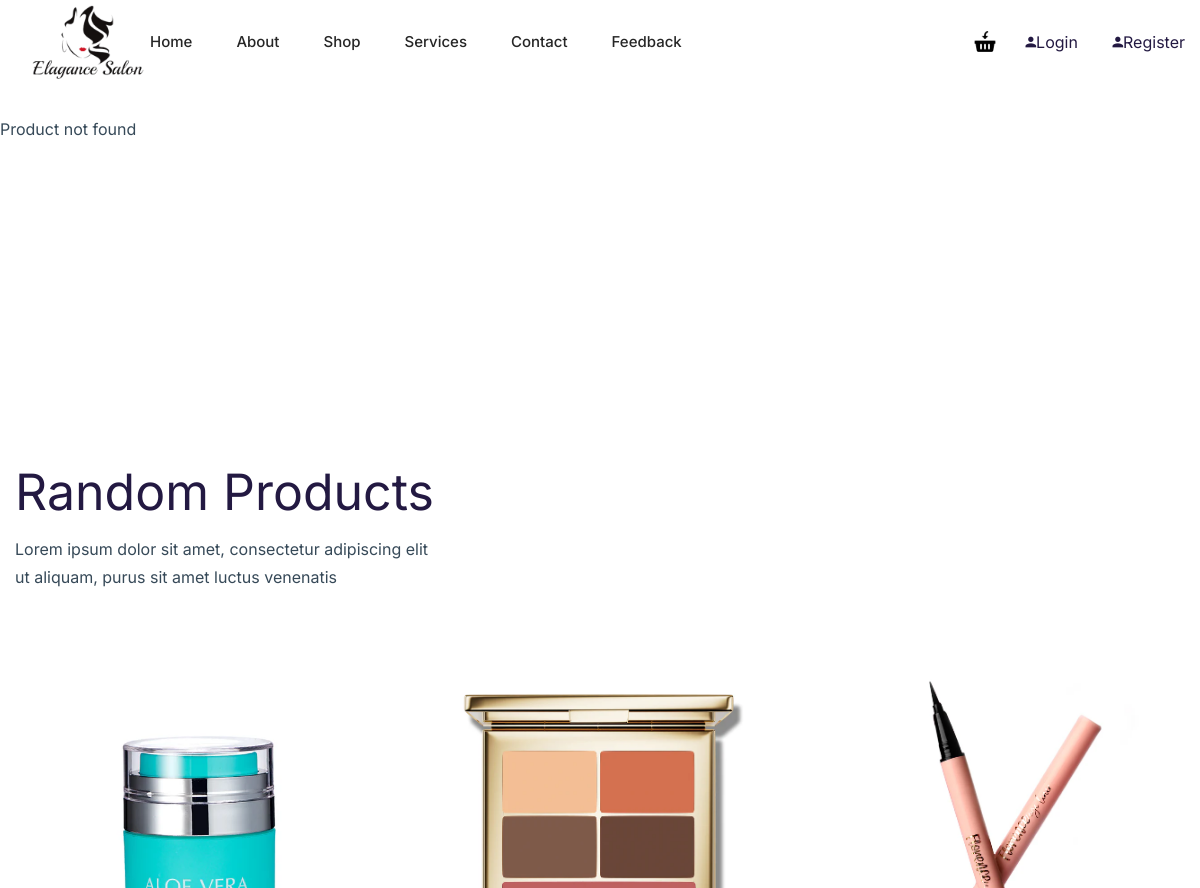
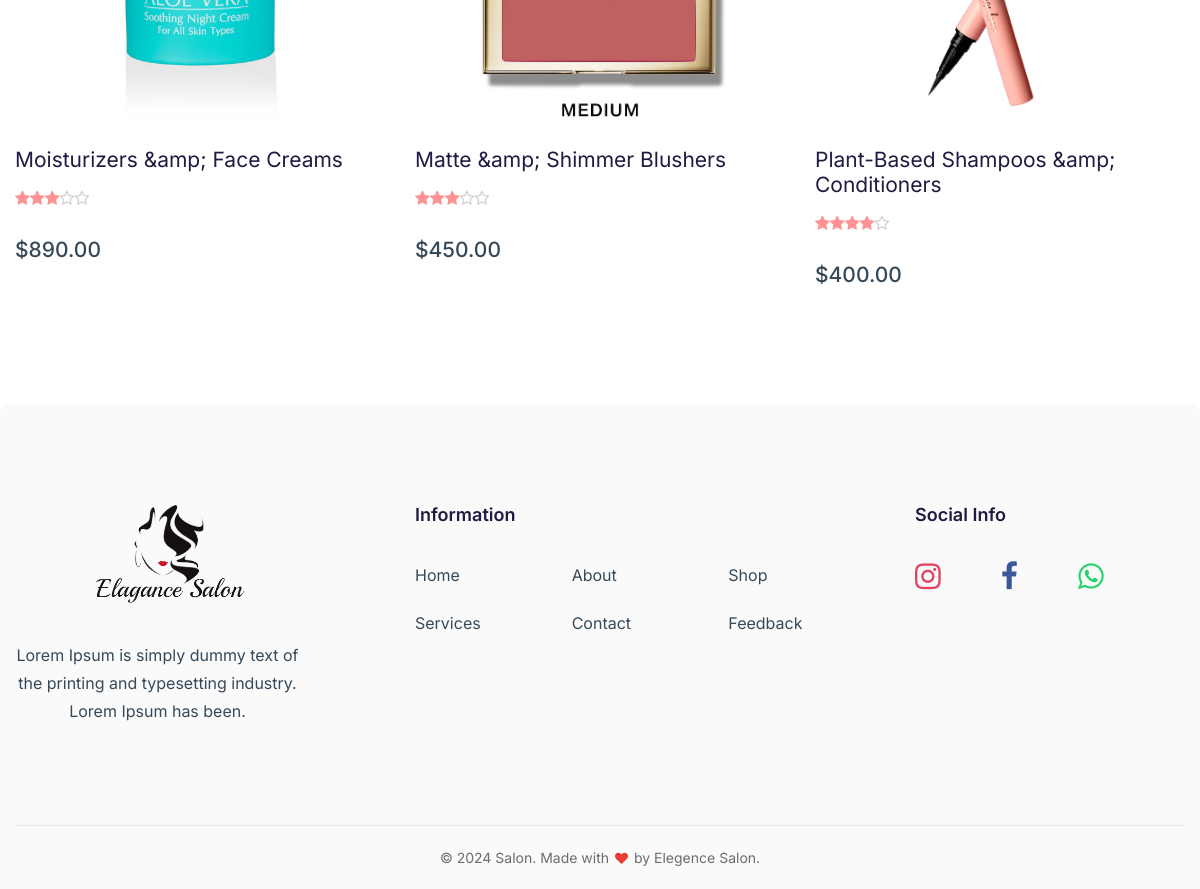
Page /product-details.php on the committed database (2 pictures, top to bottom).
### tables this page shows
CREATE TABLE `products` (
  `id` int(11) NOT NULL,
  `name` varchar(200) NOT NULL,
  `des` text NOT NULL,
  `image` varchar(200) NOT NULL,
  `price` decimal(10,2) NOT NULL,
  `qty` int(11) NOT NULL,
  `rating` decimal(2,1) NOT NULL,
  `date` date NOT NULL DEFAULT current_timestamp(),
  `category_id` int(11) NOT NULL,
  `supplier_id` int(11) NOT NULL
);

### product-details.php (the view, shortened to what this page needs)
<?php
include('components/header.php');
?>
<main class="main-content">
    <section class="section-space">
        <div class="container">
            <div class="row product-details">
                <?php
                if ($products) {
                    $productRating = isset($products['rating']) ? (int) $products['rating'] : 0;
                    ?>
                    <div class="col-lg-6">
                        <div class="product-details-thumb">
                            <img src="assets/images/shop/<?php echo htmlspecialchars($products['image']); ?>" width="570"
                                height="693" alt="Product Image">
                        </div>
                    </div>
                    <div class="col-lg-6">
                        <div class="product-details-content">
                            <h5 class="product-details-collection">Product</h5>
                            <h3 class="product-details-title"><?php echo htmlspecialchars($products['name']); ?></h3>
                            <div class="product-details-review">
                                <div class="product-rating">
                                    <div class="rating">
                                        <?php for ($i = 1; $i <= 5; $i++): ?>
                                            <span class="star">
                                                <i
                                                    class="fa <?php echo $i <= $productRating ? 'fa-star filled' : 'fa-star-o empty'; ?>"></i>
                                            </span>
                                        <?php endfor; ?>
                                    </div>
                                </div>
                            </div>
                            <p class="mt-2"><?php echo htmlspecialchars($products['des']); ?></p>
                            <h6 class="product-details-text">
                                <?php
                                if ($products['supplier_stock'] <= 0) {
                                    echo '<span style="color: red;">Out of Stock</span>';
                                } elseif ($products['supplier_stock'] < 5) {
                                    echo '<span style="color: orange;">Low in Stock</span> (' . $products['supplier_stock'] . ')';
                                } else {
                                    echo '<span style="color: green;">Available Stock:</span> ' . $products['supplier_stock'];
                                }
                                ?>
                            </h6>
                            <div class="product-details-qty-list">
                                <form action="product-cart.php" method="post">
                                    <div class="pro-qty">
                                        <input type="number" name="num-product" value="1" min="1"
                                            max="<?php echo $products['supplier_stock']; ?>"
                                            data-product-id="<?php echo $products['id']; ?>" title="Quantity"
                                            class="qty-input">
                                    </div>
                                    <input type="hidden" name="productId" value="<?php echo $products['id']; ?>">
                                    <input type="hidden" name="productName"
                                        value="<?php echo htmlspecialchars($products['name']); ?>">
                                    <input type="hidden" name="productPrice" value="<?php echo $products['price']; ?>">
                                    <input type="hidden" name="productImage"
                                        value="<?php echo htmlspecialchars($products['image']); ?>">
                                    <div class="product-details-action">
                                        <h4 class="price">$<?php echo $products['price']; ?></h4>
                                        <div class="product-details-cart">
                                            <button type="submit" name="addToCart"
                                                class="btn ml-4 <?php echo $products['supplier_stock'] <= 0 ? 'btn-secondary' : 'btn-primary'; ?>"
                                                <?php echo $products['supplier_stock'] <= 0 ? 'disabled' : ''; ?>>
                                                Add to Cart
                                            </button>
                                        </div>
                                    </div>
                                </form>
                            </div>
                        </div>
                    </div>
                    <?php
                } else {
                    echo 'Product not found';
                }
                ?>
            </div>
        </div>
    </section>
    <section class="section-space">
        <div class="container">
            <div class="row">
                <div class="col-12">
                    <div class="section-title">
                        <h2 class="title">Random Products</h2>
                        <p class="m-0">Lorem ipsum dolor sit amet, consectetur adipiscing elit ut aliquam, purus sit
                            amet luctus venenatis</p>
                    </div>
                </div>
            </div>
            <div class="row mb-n4 mb-sm-n10 g-3 g-sm-6">
                <?php
                $query = $pdo->query('SELECT products.*, suppliers.product_qty as supQty FROM products INNER JOIN suppliers ON products.supplier_id = suppliers.id ORDER BY RAND() LIMIT 3');
                $allProducts = $query->fetchAll(PDO::FETCH_ASSOC);
                foreach ($allProducts as $products) {
                    $productRating = (int) $products['rating'];
                    $isOutOfStock = $products['supQty'] <= 0;
                    ?>
                    <div class="col-6 col-lg-4 mb-4 mb-sm-9">
                        <div class="product-item">
                            <div class="product-thumb">
                                <?php if (!$isOutOfStock): ?>
                                    <a class="d-block"
                                        href="product-details.php?id=<?php echo htmlspecialchars($products['id']); ?>">
                                    <?php else: ?>
                                        <div class="d-block" style="cursor: not-allowed;">
                                        <?php endif; ?>
                                        <img src="assets/images/shop/<?php echo htmlspecialchars($products['image']); ?>"
                                            width="370" height="450" alt="Image-HasTech"
                                            style="<?php echo $isOutOfStock ? 'filter: grayscale(100%); opacity: 0.5;' : ''; ?>">
                                        <?php if (!$isOutOfStock): ?>
                                    </a>
                                <?php else: ?>
                                </div>
                            <?php endif; ?>
                            <div class="product-action">
                            </div>
                        </div>
                        <div class="product-info">
                            <div class="product-header">
                                <h4 class="title">
                                    <?php if (!$isOutOfStock): ?>
                                        <a
                                            href="product-details.php?id=<?php echo htmlspecialchars($products['id']); ?>"><?php echo htmlspecialchars($products['name']); ?></a>
                                    <?php else: ?>
                                        <span style="color: gray;"><?php echo htmlspecialchars($products['name']); ?></span>
                                    <?php endif; ?>
                                </h4>
                                <div class="product-rating">
                                    <div class="rating">
                                        <?php for ($i = 1; $i <= 5; $i++): ?>
                                            <span class="star">
                                                <i
                                                    class="fa <?php echo $i <= $productRating ? 'fa-star filled' : 'fa-star-o empty'; ?>"></i>
                                            </span>
                                        <?php endfor; ?>
                                    </div>
                                </div>
                            </div>
                            <div class="prices">
                                <span class="price" style="<?php echo $isOutOfStock ? 'color: gray;' : ''; ?>">
                                    $<?php echo htmlspecialchars($products['price']); ?>
                                </span>
                            </div>
                        </div>
                    </div>
                </div>
                <?php
                }
                ?>
        </div>
        </div>
        </div>
<?php
include('components/footer.php');
?>

### rows in the picture
products: image (picture), name "Moisturizers &amp; Face Creams", rating 3 (drawn), price "890.00"
products: image (picture), name "Matte &amp; Shimmer Blushers", rating 3 (drawn), price "450.00"
products: image (picture), name "Plant-Based Shampoos &amp; Conditioners", rating 4 (drawn), price "400.00"
